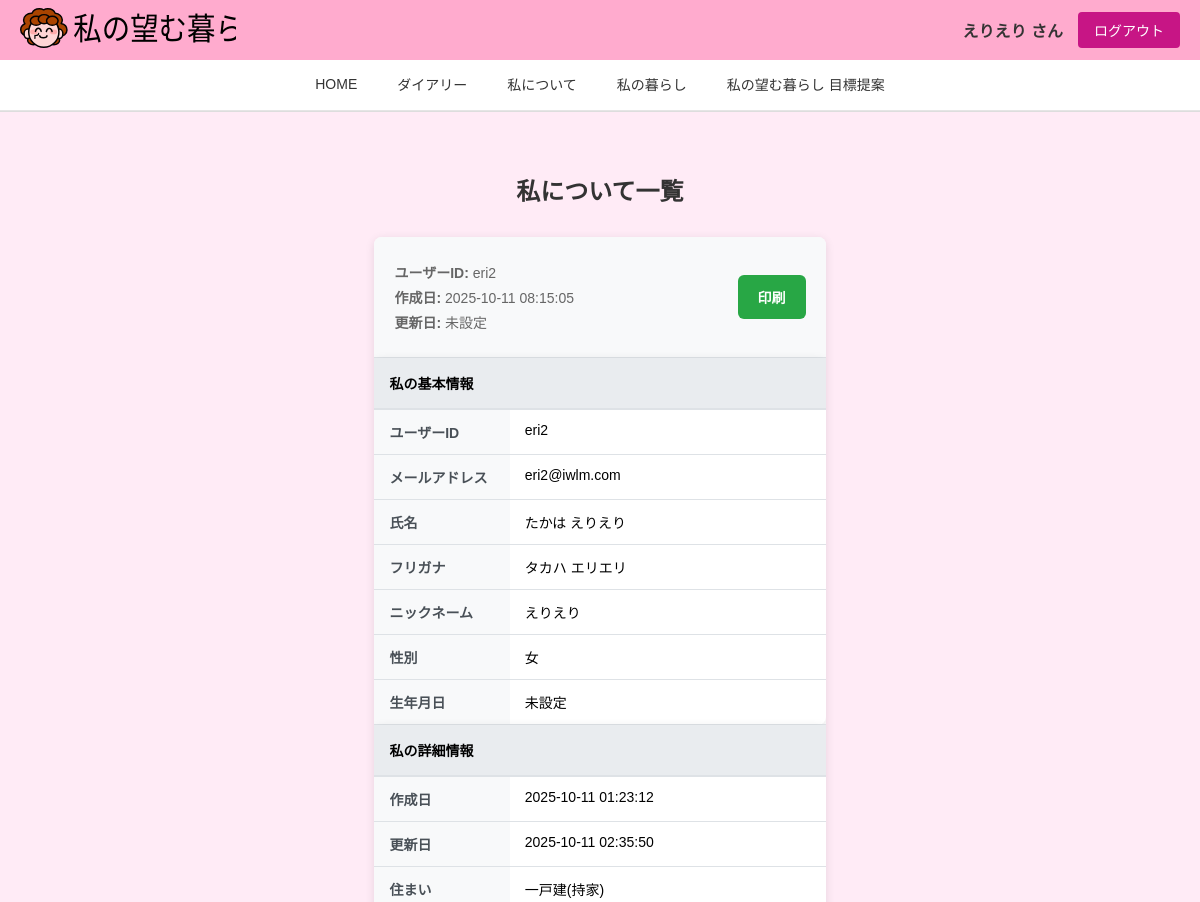
/profile_table (signed in, upper part), run on an earlier commit of the app's database.
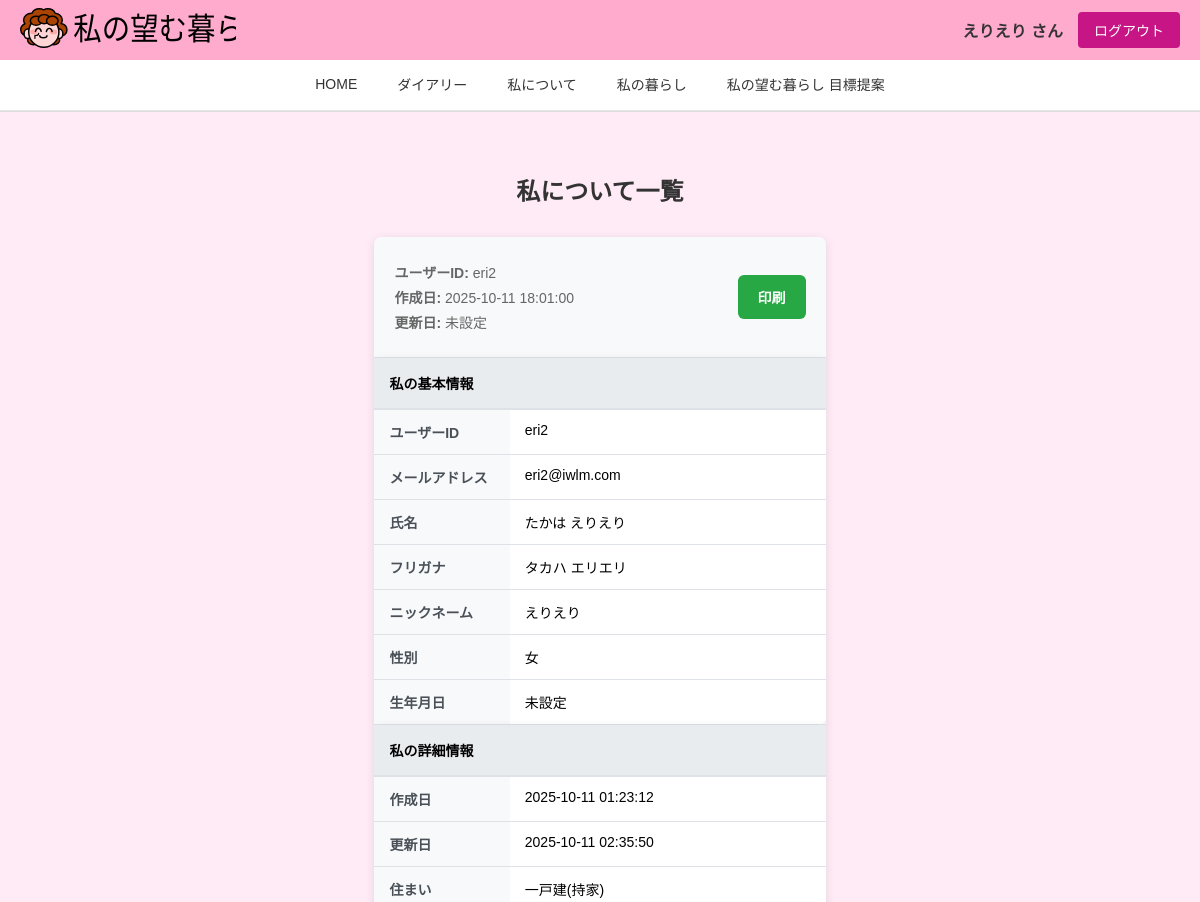
And on a later commit of the database.
### tables this page shows
CREATE TABLE "users"(
  id INT,
  user_id TEXT,
  email TEXT,
  password TEXT,
  user_type TEXT,
  name TEXT,
  furigana TEXT,
  nickname TEXT,
  gender TEXT,
  birth_date NUM,
  family_id1 INT,
  family_id2 INT,
  family_id3 INT,
  created_at NUM,
  updated_at NUM
);

### app.py (the view)
@app.route("/profile_table")
@login_required
def profile_table():
    if session.get("user_type") == "family":
        parent_user_id = session.get("parent_user_id")
        user_data = db.get_user_by_id(parent_user_id)
        profile_data = db.get_profile_by_user_id(parent_user_id)
    else:
        user_data = db.get_user_by_id(session["user_id"])
        profile_data = db.get_profile_by_user_id(session["user_id"])
    return render_template("profile_table.html", user=user_data, profile=profile_data)

### app.py (called while the page is built)
def login_required(f):
    @wraps(f)
    def decorated_function(*args, **kwargs):
        if "user_id" not in session:
            return redirect(url_for("index"))
        return f(*args, **kwargs)
    return decorated_function

### config.py (called while the page is built)
    def get_connection(self):
        conn = sqlite3.connect(self.db_path, timeout=30.0)
        conn.execute("PRAGMA journal_mode=WAL")
        conn.execute("PRAGMA busy_timeout=30000")  # 30秒
        return conn

    def get_user_by_id(self, user_id):
        conn = self.get_connection()
        cursor = conn.cursor()
        cursor.execute(
            """
            SELECT id, user_id, email, password, user_type, name, furigana, nickname,
                   gender, birth_date, family_id1, family_id2, family_id3,
                   created_at, updated_at
            FROM users WHERE user_id = ?
        """,
            (user_id,),
        )
        user = cursor.fetchone()
        conn.close()
        return user

### templates/profile_table.html (shortened to what this page needs)
{% extends "base.html" %}
{% block nickname %}{{ session.get('nickname', 'ゲスト') }}{% endblock %}
{% block content %}
<div class="profile-table-page">
    <h2>私について一覧</h2>
    <div class="table-container">
        <div class="table-header">
            <div class="table-info">
                {% if user %}
                <p><strong>ユーザーID:</strong> {{ user[1] }}</p>
                <p><strong>作成日:</strong> {{ user[14] if user[14] else '未設定' }}</p>
                <p><strong>更新日:</strong> {{ user[15] if user[15] else '未設定' }}</p>
                {% endif %}
            </div>
            <div class="print-export">
                <button onclick="printProfile()" class="print-btn">印刷</button>
            </div>
        </div>
        <table class="profile-table" id="profileTable">
            <thead>
                <tr>
                    <th colspan="2">私の基本情報</th>
                </tr>
            </thead>
            <tbody>
                <tr>
                    <td class="label-cell">ユーザーID</td>
                    <td class="data-cell">{{ user[1] if user else '未設定' }}</td>
                </tr>
                <tr>
                    <td class="label-cell">メールアドレス</td>
                    <td class="data-cell">{{ user[2] if user else '未設定' }}</td>
                </tr>
                <tr>
                    <td class="label-cell">氏名</td>
                    <td class="data-cell">{{ user[5] if user and user[5] else '未設定' }}</td>
                </tr>
                <tr>
                    <td class="label-cell">フリガナ</td>
                    <td class="data-cell">{{ user[6] if user and user[6] else '未設定' }}</td>
                </tr>
                <tr>
                    <td class="label-cell">ニックネーム</td>
                    <td class="data-cell">{{ user[7] if user and user[7] else '未設定' }}</td>
                </tr>
                <tr>
                    <td class="label-cell">性別</td>
                    <td class="data-cell">{{ user[8] if user and user[8] else '未設定' }}</td>
                </tr>
                <tr>
                    <td class="label-cell">生年月日</td>
                    <td class="data-cell">{{ user[9] if user and user[9] else '未設定' }}</td>
                </tr>
            </tbody>
        </table>
        <table class="profile-table" id="profileDetailTable">
            <thead>
                <tr>
                    <th colspan="2">私の詳細情報</th>
                </tr>
            </thead>
            <tbody>
                <tr>
                    <td class="label-cell">作成日</td>
                    <td class="data-cell">{{ profile[13] if profile and profile[13] else '未設定' }}</td>
                </tr>
                <tr>
                    <td class="label-cell">更新日</td>
                    <td class="data-cell">{{ profile[14] if profile and profile[14] else '未設定' }}</td>
                </tr>
                <tr>
                    <td class="label-cell">住まい</td>
                    <td class="data-cell">{{ profile[2] if profile and profile[2] else '未設定' }}</td>
                </tr>
            </tbody>
        </table>
    </div>
</div>
{% endblock %}

What changed in the data, as far as the page shows it:
changed users "えりえり": updated_at "2025-10-11 08:15:05" → "2025-10-11 18:01:00"
